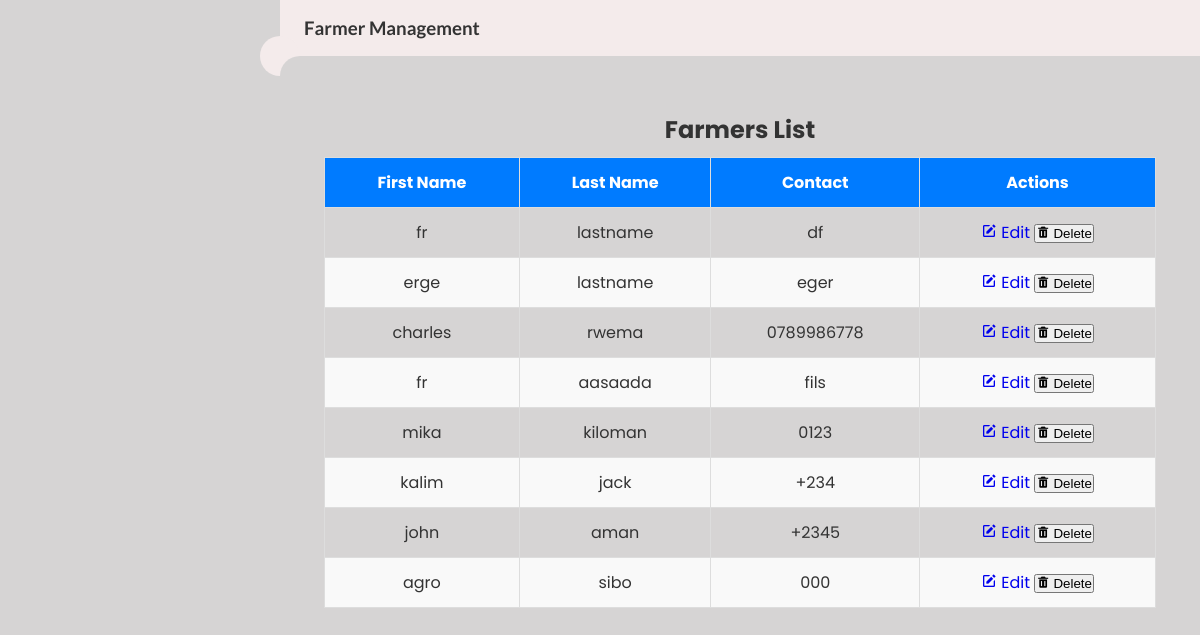
Screenshot of /farmer_management/ with the database file from the repository.
### myapp/models.py (models this page shows, shortened)
class Farmer(models.Model):
    firstname = models.CharField(max_length=100)
    lastname = models.CharField(max_length=150, blank=True)  # Last name for identification
    contact = models.CharField(max_length=150, unique=True)  # Unique contact information
    password = models.CharField(max_length=128)  # Store hashed password
    address = models.TextField(blank=True, null=True)  # Optional address field
    created_at = models.DateTimeField(null=True)  # Timestamp for when the farmer was added
    class Meta:
        unique_together = ['contact']  # Ensure contact is unique

### myapp/views.py (the view)
# urls.py: path('farmer_management/', FarmerManagementView.as_view(), name='farmer_management'),
class FarmerManagementView(View):
    def get(self, request):
        farmers = Farmer.objects.all()
        return render(request, 'myapp/farmer_management.html', {'farmers': farmers})

### myapp/templates/myapp/farmer_management.html (shortened to what this page needs)
{% load static %}
<!DOCTYPE html>
<html lang="en">
<head>
    <link href='https://unpkg.com/boxicons@2.0.9/css/boxicons.min.css' rel='stylesheet'>
    <link rel="stylesheet" href="{% static 'css/analytics.css' %}">
</head>
<body>
    <section id="content">
        <nav>
            <h1>Farmer Management</h1>
        </nav>
        <main>
            <div class="data-table">
                <h2>Farmers List</h2>
                <table class="table table-striped text-white">
                    <thead>
                        <tr>
                            <th>First Name</th>
                            <th>Last Name</th>
                            <th>Contact</th>
                            <th>Actions</th>
                        </tr>
                    </thead>
                    <tbody>
                        {% for farmer in farmers %}
                        <tr>
                            <td>{{ farmer.firstname }}</td>
                            <td>{{ farmer.lastname }}</td>
                            <td>{{ farmer.contact }}</td>
                            <td>
                                <a href="{% url 'edit_farmer' farmer.id %}" class="btn-edit">
                                    <i class='bx bxs-edit'></i> Edit
                                </a>
                                <form action="{% url 'delete_farmer' farmer.id %}" method="post" style="display:inline;">
                                    <button type="submit" class="btn-delete">
                                        <i class='bx bxs-trash'></i> Delete
                                    </button>
                                </form>
                            </td>
                        </tr>
                        {% empty %}
                        <tr>
                            <td colspan="4" class="text-center">No farmers found.</td>
                        </tr>
                        {% endfor %}
                    </tbody>
                </table>
            </div>
        </main>
    </section>
</body>
</html>

### myapp/static/css/analytics.css (style rules this page uses)
* { margin: 0; padding: 0; box-sizing: border-box; }
a { text-decoration: none; }
:root { --poppins: 'Poppins', sans-serif; --lato: 'Lato', sans-serif; --light: hsl(0, 31%, 94%); --blue: #3C91E6; --light-blue: #CFE8FF; --grey: #d6d4d4; --dark-grey: #AAAAAA; --dark: #342E37; --red: #DB504A; --yellow: #FFCE26; --light-yellow: #FFF2C6; --orange: #FD7238; --light-orange: #FFE0D3; }
html { overflow-x: hidden; }
body { background: var(--grey); overflow-x: hidden; }
#content { position: relative; width: calc(100% - 280px); left: 280px; transition: .3s ease; }
#content nav { height: 56px; background: var(--light); padding: 0 24px; display: flex; align-items: center; grid-gap: 24px; font-family: var(--lato); position: sticky; top: 0; left: 0; z-index: 1000; }
#content nav::before { content: ''; position: absolute; width: 40px; height: 40px; bottom: -40px; left: 0; border-radius: 50%; box-shadow: -20px -20px 0 var(--light); }
#content main { width: 100%; padding: 36px 24px; font-family: var(--poppins); max-height: calc(100vh - 56px); overflow-y: auto; }
body { font-family: Arial, sans-serif; margin: 0; padding: 0; background-color: #d6d4d4; color: #333; }
h1, h2 { text-align: center; }
.data-table { margin: 20px; }
table { width: 100%; border-collapse: collapse; margin-top: 10px; }
table th, table td { padding: 12px; text-align: center; border: 1px solid #ddd; }
table th { background-color: #007bff; color: #fff; }
table tr:nth-child(even) { background-color: #f9f9f9; }

### rows the page displays
Farmer: firstname "fr", lastname "lastname", contact "df"
Farmer: firstname "erge", lastname "lastname", contact "eger"
Farmer: firstname "charles", lastname "rwema", contact "0789986778"
Farmer: firstname "fr", lastname "aasaada", contact "fils"
Farmer: firstname "mika", lastname "kiloman", contact "0123"
Farmer: firstname "kalim", lastname "jack", contact "+234"
Farmer: firstname "john", lastname "aman", contact "+2345"
Farmer: firstname "agro", lastname "sibo", contact "000"
